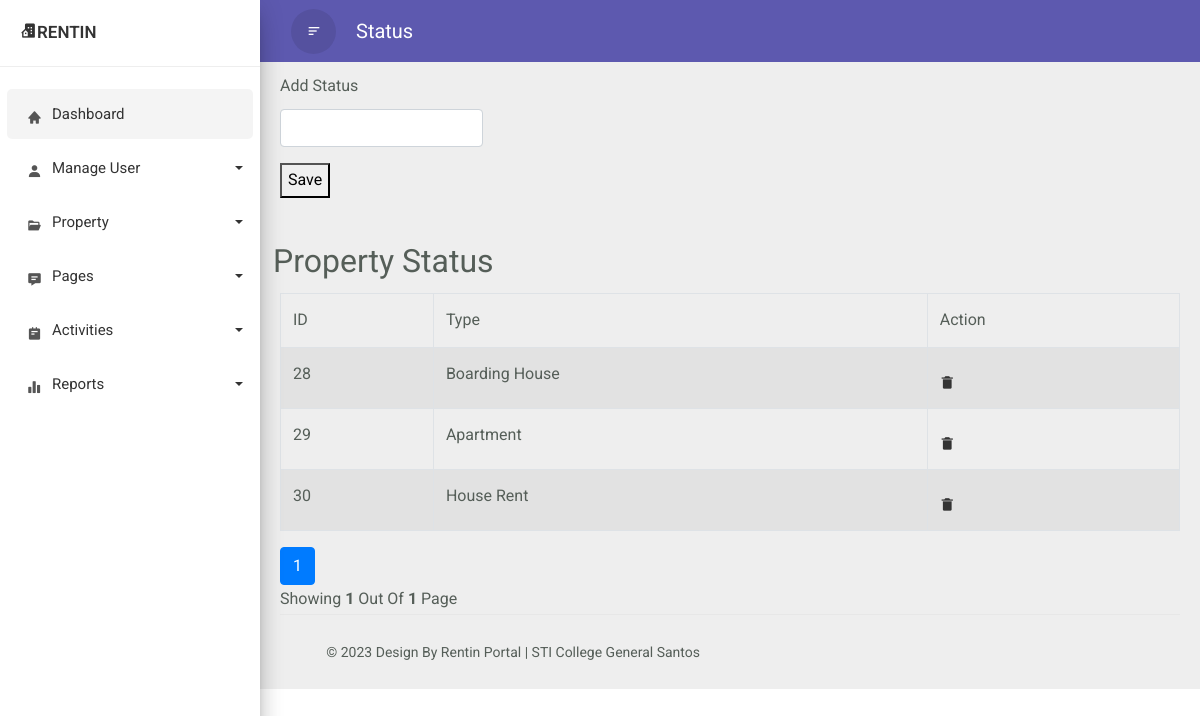
Screenshot of /propertyStatus.php with the database file from the repository.
### tables this page shows
CREATE TABLE `propertytype` (
  `propertyType_ID` int(11) NOT NULL,
  `property` varchar(50) NOT NULL
);

### propertyStatus.php (the view, shortened to what this page needs)
<!doctype html>
<html lang="en">
    <head>
        <link rel="stylesheet" href="css/bootstrap.min.css">
        <link href='https://unpkg.com/boxicons@2.1.4/css/boxicons.min.css' rel='stylesheet'>
    </head>
    <body>
    <div class="wrapper">
            <nav id="sidebar">
                <div class="sidebar-header">
                    <h3><i class='bx bxs-building-house'></i><span>Rentin</span></h3>
                </div>
                <ul class="list-unstyled components">
			        <li  class="active">
                        <a href="adminDashboard.php" class="dashboard"><i class="bx bxs-home"></i><span>Dashboard</span></a>
                    </li>
                    <li class="dropdown">
                        <a href="#homeSubmenu1" data-toggle="collapse" aria-expanded="false" class="dropdown-toggle">
					    <i class="bx bxs-user"></i><span>Manage User</span></a>
                    </li>
                    <li class="dropdown">
                        <a href="#pageSubmenu2" data-toggle="collapse" aria-expanded="false" class="dropdown-toggle">
					    <i class="bx bxs-folder-open"></i><span>Property</span></a>
                    </li>
				    <li class="dropdown">
                        <a href="#pageSubmenu3" data-toggle="collapse" aria-expanded="false" class="dropdown-toggle">
					    <i class="bx bxs-message-detail"></i><span>Pages</span></a>
                    </li>
				    <li class="dropdown">
                        <a href="#pageSubmenu4" data-toggle="collapse" aria-expanded="false" class="dropdown-toggle">
					    <i class="bx bxs-notepad"></i><span>Activities</span></a>
                    </li>
				    <li class="dropdown">
                        <a href="#pageSubmenu5" data-toggle="collapse" aria-expanded="false" class="dropdown-toggle">
					    <i class="bx bxs-bar-chart-alt-2"></i><span>Reports</span></a>
                    </li>
               </ul>
            </nav>
            <div id="content">
		        <div class="top-navbar">
                    <nav class="navbar navbar-expand-lg">
                        <div class="container-fluid">
                        <button type="button" id="sidebarCollapse" class="d-xl-block d-lg-block d-md-mone d-none">
                            <span class="bx bx-menu-alt-left"></span>
                        </button>
					    <a class="navbar-brand" href="#"> Status </a>
                        </div>
                    </nav>
	            </div>
			    <div class="main-content">
                    <div class="row">
                        <div class="col-lg-3 col-md-6 col-sm-6">
                            <form method = "post" action = "">
                                <div class = "form-group">
                                    <label> Add Status </label>
                                    <input type = "text" name = "type" id = "type_0" class = "myInput form-control">
                                </div>
                                <button type = "submit" class = "addType" name = "submit-type"> Save </button>
                            </form>
                        </div>
                    </div>
                    <div class="container-xl">
                        <div class="table-wrapper">
                            <div class="table-title">
                        <div class="row">
                            <div class="col-sm-6 p-0 d-flex justify-content-lg-start justify-content-center">
                                <h2 class="ml-lg-2">Property Status </h2>
                            </div>
                        </div>
                        <table class="table table-striped table-hover table-bordered">
                            <thead>
                                <tr>
                                    <th>ID</th>
                                    <th>Type</th>
                                    <th>Action</th>
                                </tr>
                            </thead>
                        <tbody>
                        <?php
                            include "dbconn.php";
                            if(isset($_GET['page']) && $_GET['page'] !== "") {
                                $page = $_GET['page'];
                            } else {
                                $page = 1;
                            }
                            $limit = 6;
                            $sql = "SELECT * FROM propertytype";
                            $result = mysqli_query($conn, $sql);
                            while ($row = mysqli_fetch_assoc($result)) {
                                ?>
                                    <tr class = "data-row">
                                        <td> <?php echo $row['propertyType_ID'] ?> </td>
                                        <td> <?php echo $row['property'] ?> </td>
                                        <td>
                                            <?php
                                                echo '<p> <a href = "deletetype.php?propertyType_ID='.$row['propertyType_ID'].'"> <i class = "bx bxs-trash-alt"> </i> </a> </p>';
                                            ?>
                                        </td>
                                    </tr>
                                <?php
                            }
                        ?>
                        </tbody>
                        </table>
                        <div class="clearfix">
                        <ul class="pagination">
                        <?php
                            $query =  "SELECT COUNT(*) FROM propertytype";
                            $result_count = mysqli_query($conn, $query);
                            $records = mysqli_fetch_row($result_count);
                            $total_records = $records[0];
                            $total_pages = ceil($total_records / $limit);
                            $link = "";
                        ?>
                        <?php
                            for ($counter = 1; $counter <= $total_pages; $counter++){
                                if ($counter == $page) {
                                    $link .= "<li class = 'page-item active'>
                                    <a class = 'page-link' href= 'propertyCategory?page="
                                    .$counter."'>".$counter." </a></li>";
                                } else {
                                    $link .= "<li class = 'page-item'>
                                    <a class = 'page-link' href='propertyCategory.php?page=".$counter."'> ".$counter." </a> </li>";
                                }
                            };
                            echo $link;
                        ?>
                        </ul>
                        <div class="hint-text">Showing <b> <?= $page; ?> </b> out of <b> <?= $total_pages; ?></b> page</div>
                    </div>
                </div>
            </div>
				<footer class="footer">
                    <div class="container-fluid">
				        <div class="row">
				            <div class="col-md-6">
				                <p class="copyright d-flex justify-content-end">
                                &copy 2023 Design by Rentin Portal | STI College General Santos
                                </p>
				            </div>
				        </div>
				    </div>
                </footer>
			</div>
        </div>
    </div>
  </body>
</html>

### rows the page displays
propertytype: propertyType_ID "28", property "Boarding House"
propertytype: propertyType_ID "29", property "Apartment"
propertytype: propertyType_ID "30", property "House Rent"

### other values shown
$page "1"
$total_pages "1"
